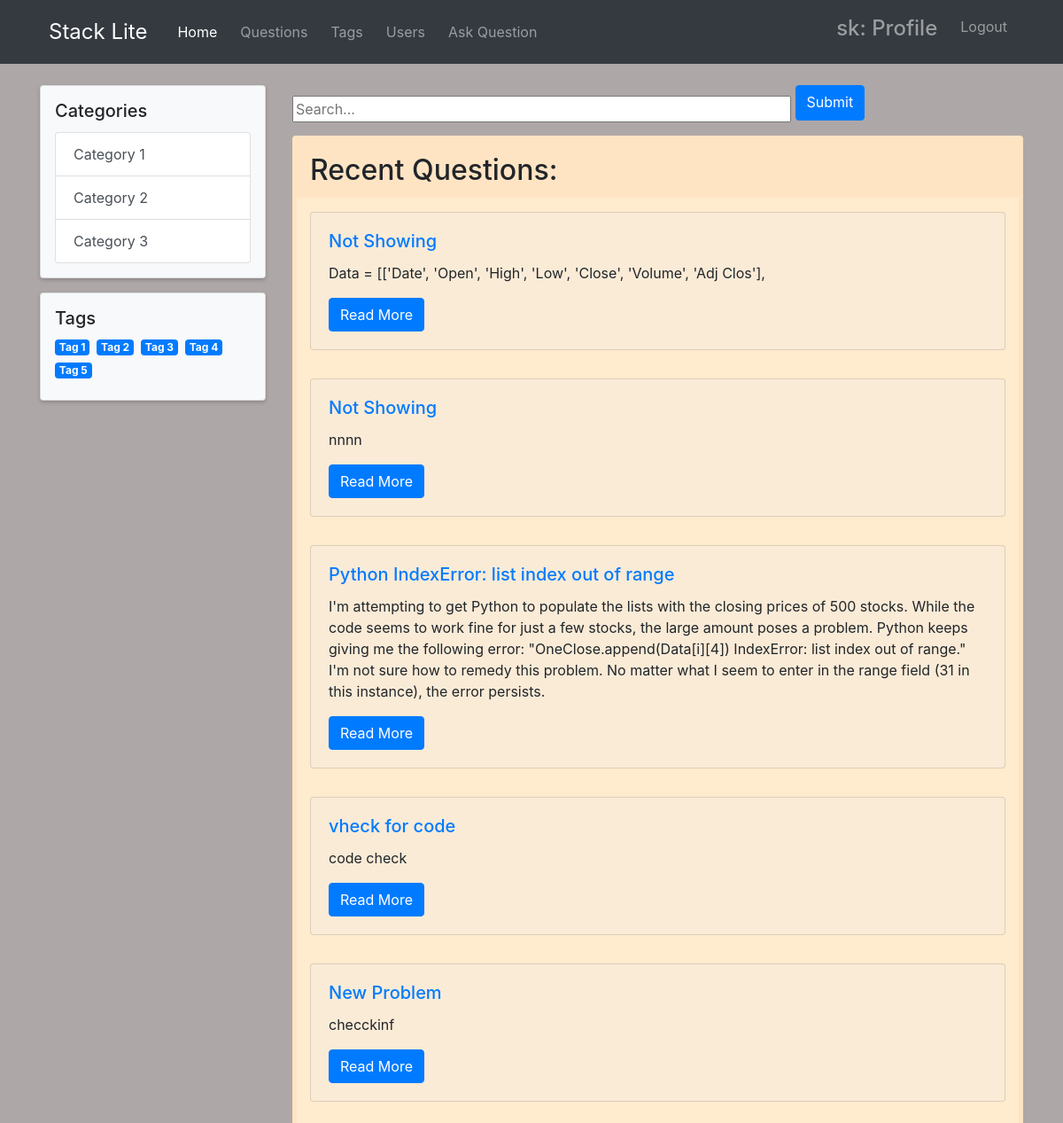
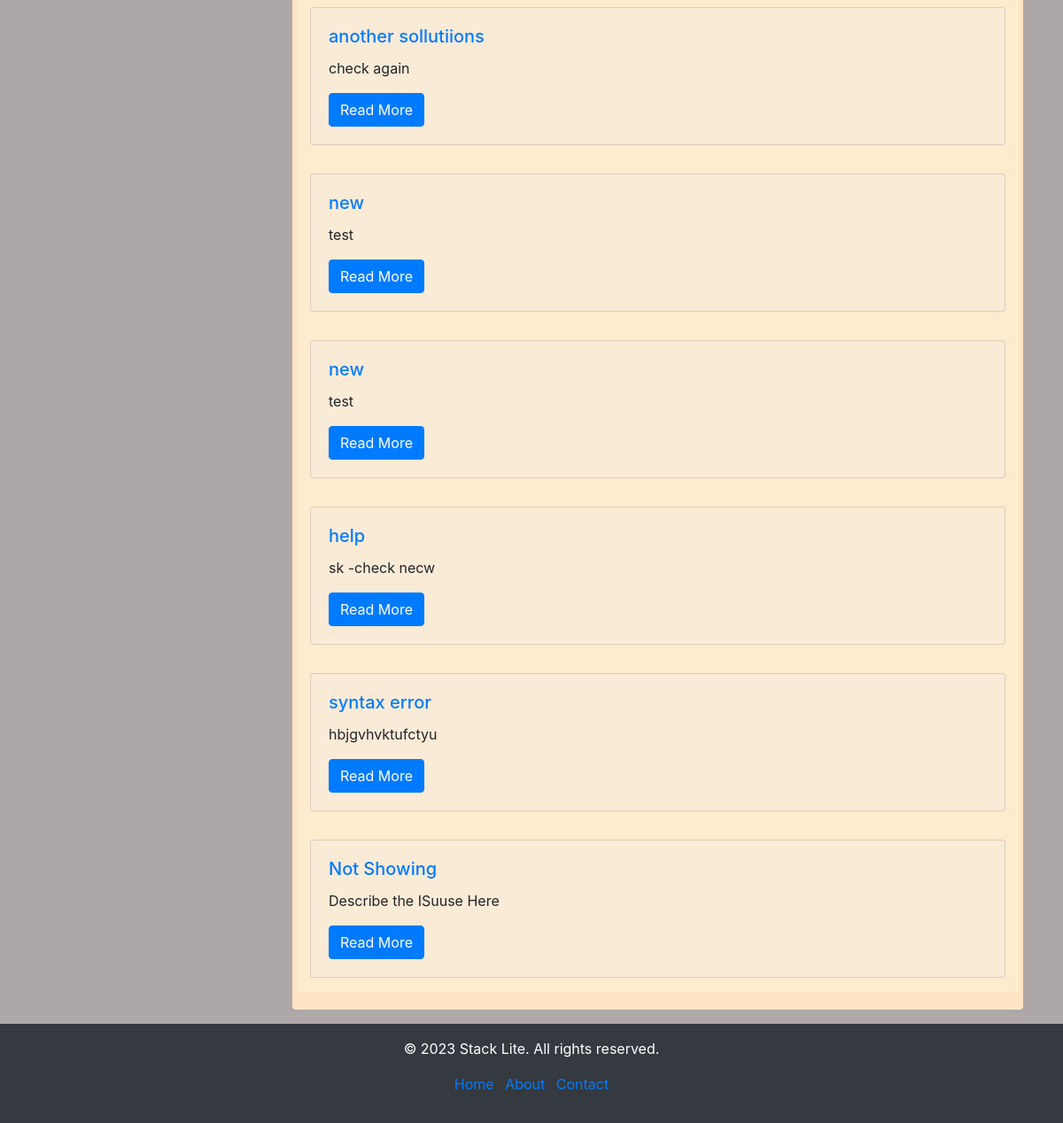
Page /stacklit/recent/ (signed in) on the committed database (2 pictures, top to bottom).
### stackapp/models.py (models this page shows, shortened)
class Ticket(models.Model):
    title = models.CharField(max_length=200)
    describe = models.TextField(max_length=500)
    code = models.TextField(blank=True)
    maker = models.ForeignKey(User , on_delete=models.CASCADE,related_name="tickets")
    created_date= models.DateTimeField(auto_now_add=True)
    class Meta:
        ordering = ("-created_date",)

### stackapp/views.py (the view)
# urls.py: path('recent/',views.QuestionList.as_view(),name="list_questions"),
class QuestionList(ListView):
    model= Ticket
    paginate_by = 20
    template_name = "stackapp/queslistview.html"
    context_object_name = "questions"

### stackapp/templates/stackapp/queslistview.html (shortened to what this page needs)
{% extends "base.html" %}
{% load crispy_forms_tags %}
{% block sidepanel %}
<div class="col-md-3">
    <div class="card p-3" style="background-color: #f8f9fa; box-shadow: 0 2px 4px rgba(0, 0, 0, 0.2);">
        <h5 class="card-title">Categories</h5>
        <ul class="list-group">
            <li class="list-group-item list-group-item-action">Category 1</li>
            <li class="list-group-item list-group-item-action">Category 2</li>
            <li class="list-group-item list-group-item-action">Category 3</li>
        </ul>
    </div>
    <div class="card p-3 mt-3" style="background-color: #f8f9fa; box-shadow: 0 2px 4px rgba(0, 0, 0, 0.2);">
        <h5 class="card-title">Tags</h5>
        <div class="d-flex flex-wrap">
            <span class="badge badge-primary mr-2 mb-2 tag-item">Tag 1</span>
            <span class="badge badge-primary mr-2 mb-2 tag-item">Tag 2</span>
            <span class="badge badge-primary mr-2 mb-2 tag-item">Tag 3</span>
            <span class="badge badge-primary mr-2 mb-2 tag-item">Tag 4</span>
            <span class="badge badge-primary mr-2 mb-2 tag-item">Tag 5</span>
        </div>
    </div>
</div>
{% endblock %}
{% block body %}
<div class="row">
    <div class="col-md-12">
        <form method="GET" action="{% url 'stackapp:search_result' %}">
            <input name="search" type="text" placeholder="Search..." size="50">
            <button type="submit" name="submit" value="submit" class="btn btn-primary" style="padding-bottom: 1%; margin-bottom: 2%;" >Submit</button>
        </form>
        <div class="card" style="background-color: bisque; border: none;">
            <div class="card-body">
                <h2 class="card-title">Recent Questions:</h2>
                {% for question in questions %}
                    <div class="row">
                        <div class="col-12" style="background-color: blanchedalmond;">
                            <div class="card my-3 " style="background-color: antiquewhite;">
                                <div class="card-body my-card-body" style="height: 10%;">
                                    <h5 class="card-title">
                                        <a href="{%url 'stackapp:discussion' id=question.id %}" class="text-decoration-none">{{ question.title }}</a>
                                    </h5>
                                    <p class="card-text">{{ question.describe }}</p>
                                    <a href="{% url 'stackapp:discussion' id=question.id  %}" class="btn btn-primary">Read More</a>
                                </div>
                            </div>
                        </div>
                    </div>
                {% endfor %}
            </div>
        </div>
    </div>
    </div>
</div>
{% endblock %}
{% block footer %}
<footer class="bg-dark text-white py-3 mt-3">
    <div class="container text-center">
        <p>&copy; 2023 Stack Lite. All rights reserved.</p>
        <ul class="list-inline">
            <li class="list-inline-item"><a href="#">Home</a></li>
            <li class="list-inline-item"><a href="#">About</a></li>
            <li class="list-inline-item"><a href="#">Contact</a></li>
        </ul>
    </div>
</footer>
{% endblock %}

### templates/base.html (shortened to what this page needs)
<!DOCTYPE html>
<html lang="en">
<head>
    <link rel="stylesheet" href="https://stackpath.bootstrapcdn.com/bootstrap/4.3.1/css/bootstrap.min.css">
</head>
<body style="background-color: rgb(174, 167, 167); box-shadow: 0 2px 4px rgba(0, 0, 0, 0.2);">
    <nav class="navbar navbar-expand-lg navbar-dark bg-dark">
        <div class="container">
            <a class="navbar-brand" href="{% url 'index' %}">Stack Lite</a>
            <div class="collapse navbar-collapse" id="navbarNav">
                <ul class="navbar-nav">
                    <li class="nav-item active">
                        <a class="nav-link" href="{% url 'index' %}">Home</a>
                    </li>
                    <li class="nav-item">
                        <a class="nav-link" href="{% url 'stackapp:list_questions' %}">Questions</a>
                    </li>
                    <li class="nav-item">
                        <a class="nav-link" href="#">Tags</a>
                    </li>
                    <li class="nav-item">
                        <a class="nav-link" href="#">Users</a>
                    </li>
                    <li class="nav-item">
                        <a class="nav-link" href="{% url 'stackapp:ask_questions' %}">Ask Question</a>
                    </li>
                </ul>
            </div>
            <ul class="navbar-nav ml-auto">
                <li class="nav-item">
                    {% if user.is_authenticated %}
                        <a class="nav-link" href="{% url 'user_handling:user_detail' %}"><h4>{{user.username}}: Profile</h4></a>
                    {% endif %}
                </li>
                <li class="nav-item">
                    {% if user.is_authenticated %}
                        <a class="nav-link" href="{% url 'user_handling:user_logout' %}">Logout</a>
                    {% else %}
                        <a class="nav-link" href="{% url 'user_handling:user_login' %}">Login</a>
                    {% endif %}
                </li>
            </ul>
        </div>
    </nav>
    <div class="container mt-4">
        <div class="row">
            {% block sidepanel %}
            {% endblock %}
            <div class="col-md-9">
                {% block body %}
                {% endblock %}
            </div>
        </div>
    {% block footer %}
    {% endblock %}
</body>
</html>

### templates/base.html (style rules this page uses)
body { padding-top: 0; }
.navbar { margin-bottom: 0; }
.navbar-brand { font-size: 24px; padding: 10px; }
.navbar-nav .nav-item { margin-right: 10px; }
.navbar-nav .nav-link { font-size: 16px; }
.navbar-nav.ml-auto { margin-left: auto; }

### rows in the picture
Ticket: title "Not Showing", describe "Data = [['Date', 'Open', 'High', 'Low', 'Close', 'Volume', 'Adj Clos'],"
Ticket: title "Not Showing", describe "nnnn"
Ticket: title "Python IndexError: list index out of range", describe "I'm attempting to get Python to populate the lists with the closing prices of 500 stocks. While the code seems to work fine for just a few stocks, the large amount poses a problem. Python keeps giving me the following error: \"OneClose.append(Data[i][4]) IndexError: list index out of range.\" I'm not sure how to remedy this problem. No matter what I seem to enter in the range field (31 in this instance), the error persists."
Ticket: title "vheck for code", describe "code check"
Ticket: title "New Problem", describe "checckinf"
Ticket: title "another sollutiions", describe "check again"
Ticket: title "new", describe "test"
Ticket: title "new", describe "test"
Ticket: title "help", describe "sk -check necw"
Ticket: title "syntax error", describe "hbjgvhvktufctyu"
Ticket: title "Not Showing", describe "Describe the ISuuse Here"

### other values in the picture
{{ user.username }} "sk"
